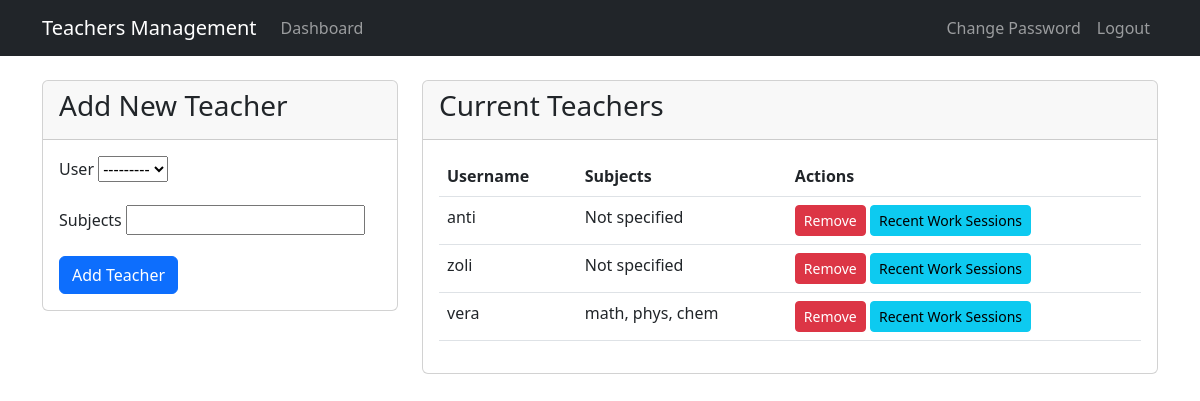
/dashboard/superuser/manage-teachers/ (signed in), run on the app's committed database.
### teachers_app/models.py (models this page shows)
class Teacher(models.Model):
    user = models.OneToOneField(CustomUser, on_delete=models.CASCADE)
    subjects = models.CharField(max_length=200, blank=True, help_text="Optional: List of subjects taught")
    def __str__(self):
        return f"{self.user.username} - {self.subjects}" if self.subjects else self.user.username

class CustomUser(AbstractUser):
    is_teacher = models.BooleanField(default=False)
    is_inspector = models.BooleanField(default=False)
    is_superuser = models.BooleanField(default=False)

### teachers_app/views.py (the view)
# urls.py: path('superuser/manage-teachers/', views.manage_teachers, name='manage_teachers'),
@login_required
@user_passes_test(lambda u: u.is_superuser)
@login_required
@user_passes_test(lambda u: u.is_superuser)
def manage_teachers(request):
    if request.method == "POST":
        form = AddTeacherForm(request.POST)
        if form.is_valid():
            form.save()
            print("Teacher added successfully!")
        else:
            print("Form errors:", form.errors)  # Debug: Print form errors
    else:
        form = AddTeacherForm()
    teachers = Teacher.objects.all()
    print(f"Teachers in view: {teachers}")  # Debug: Print teachers in the view
    context = {
        'form': form,
        'teachers': teachers,
    }
    return render(request, 'superuser/manage_teachers.html', context)

### teachers_app/forms.py
class AddTeacherForm(forms.ModelForm):
    class Meta:
        model = Teacher
        fields = ['user', 'subjects']  # Ensure these fields exist in the Teacher model

### templates/superuser/manage_teachers.html (shortened to what this page needs)
{% extends 'base.html' %}
{% block content %}
<div class="row">
    <div class="col-md-4">
        <div class="card">
            <div class="card-header">
                <h3>Add New Teacher</h3>
            </div>
            <div class="card-body">
                <form method="post" action="{% url 'add_teacher' %}">
                    {% for field in form %}
                    <div class="mb-3">
                        <label for="{{ field.id_for_label }}" class="form-label">{{ field.label }}</label>
                        {{ field }}
                    </div>
                    {% endfor %}
                    <button type="submit" class="btn btn-primary">Add Teacher</button>
                </form>
            </div>
        </div>
    </div>
    <div class="col-md-8">
        <div class="card">
            <div class="card-header">
                <h3>Current Teachers</h3>
            </div>
            <div class="card-body">
                {% if teachers %}
                <div class="table-responsive">
                    <table class="table">
                        <thead>
                        <tr>
                            <th>Username</th>
                            <th>Subjects</th>
                            <th>Actions</th>
                        </tr>
                        </thead>
                        <tbody>
                        {% for teacher in teachers %}
                        <tr>
                            <td>{{ teacher.user.username }}</td>
                            <td>{{ teacher.subjects|default:"Not specified" }}</td>
                            <td>
                                <form method="post" action="{% url 'remove_teacher' teacher.id %}"
                                      style="display: inline;">
                                    <button type="submit" class="btn btn-danger btn-sm"
                                            onclick="return confirm('Are you sure you want to remove this teacher?')">
                                        Remove
                                    </button>
                                </form>
                                <a href="{% url 'recent_work_sessions' teacher.id %}" class="btn btn-info btn-sm">
                                    Recent Work Sessions
                                </a>
                            </td>
                        </tr>
                        {% endfor %}
                        </tbody>
                    </table>
                </div>
                {% else %}
                <p>No teachers found.</p>
                {% endif %}
            </div>
        </div>
    </div>
</div>
{% endblock %}

### data on the page
Teacher: user.username "anti", subjects "Not specified"
Teacher: user.username "zoli", subjects "Not specified"
Teacher: user.username "vera", subjects "math, phys, chem"

### other printed values
{{ field.label }} "User" "Subjects"
